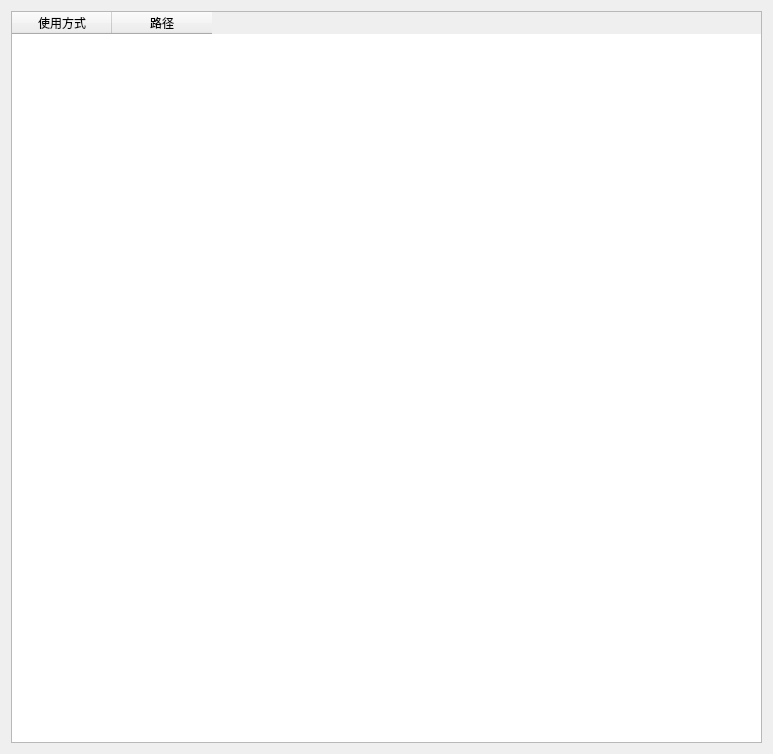
<?xml version="1.0" encoding="UTF-8"?>
<ui version="4.0">
 <class>Widget</class>
 <widget class="QWidget" name="Widget">
  <property name="geometry">
   <rect>
    <x>0</x>
    <y>0</y>
    <width>773</width>
    <height>754</height>
   </rect>
  </property>
  <property name="windowTitle">
   <string>Widget</string>
  </property>
  <layout class="QGridLayout" name="gridLayout">
   <item row="0" column="0">
    <widget class="QTableWidget" name="tableWidget">
     <column>
      <property name="text">
       <string>使用方式</string>
      </property>
     </column>
     <column>
      <property name="text">
       <string>路径</string>
      </property>
     </column>
    </widget>
   </item>
  </layout>
 </widget>
 <resources/>
 <connections/>
</ui>
